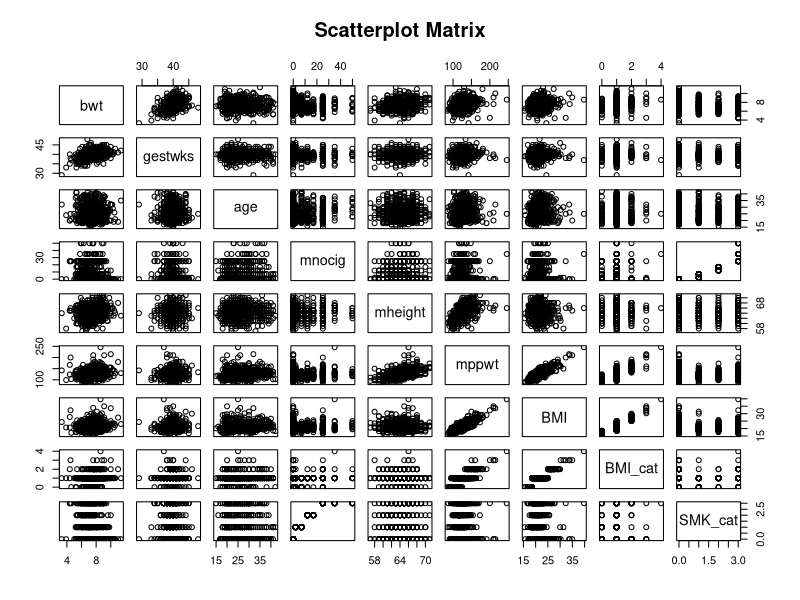

Source code (R):
## ---- chunk 1
knitr::opts_chunk$set(echo = TRUE)
#library(dplyr)
#library(readxl)
#library(tidyverse)
#library(ggplot2)
#library(CarletonStats)
#library(pwr)
#library(BSDA)
#library(exact2x2)
## ---- chunk 2
CHDS <- read.csv("CHDS.csv")
## ---- chunk 3
CHDS$BMI <- 703 * CHDS$mppwt / ((CHDS$mheight)^2)
## ---- chunk 4
CHDS$BMI_cat <- 
  ifelse(CHDS$BMI < 18.5, 0, 
  ifelse(CHDS$BMI < 25, 1,
  ifelse(CHDS$BMI < 30, 2,
  ifelse(CHDS$BMI < 35, 3,
  ifelse(CHDS$BMI < 40, 4, 
  5)))))
## ---- chunk 5
CHDS$SMK_cat <-
  ifelse(CHDS$mnocig == 0, 0,
  ifelse(CHDS$mnocig < 10, 1,
  ifelse(CHDS$mnocig < 20, 2, 
  3)))
## ---- chunk 6
pairs(~bwt+gestwks+age+mnocig+mheight+mppwt+BMI+BMI_cat+SMK_cat, data = CHDS, main = "Scatterplot Matrix")
